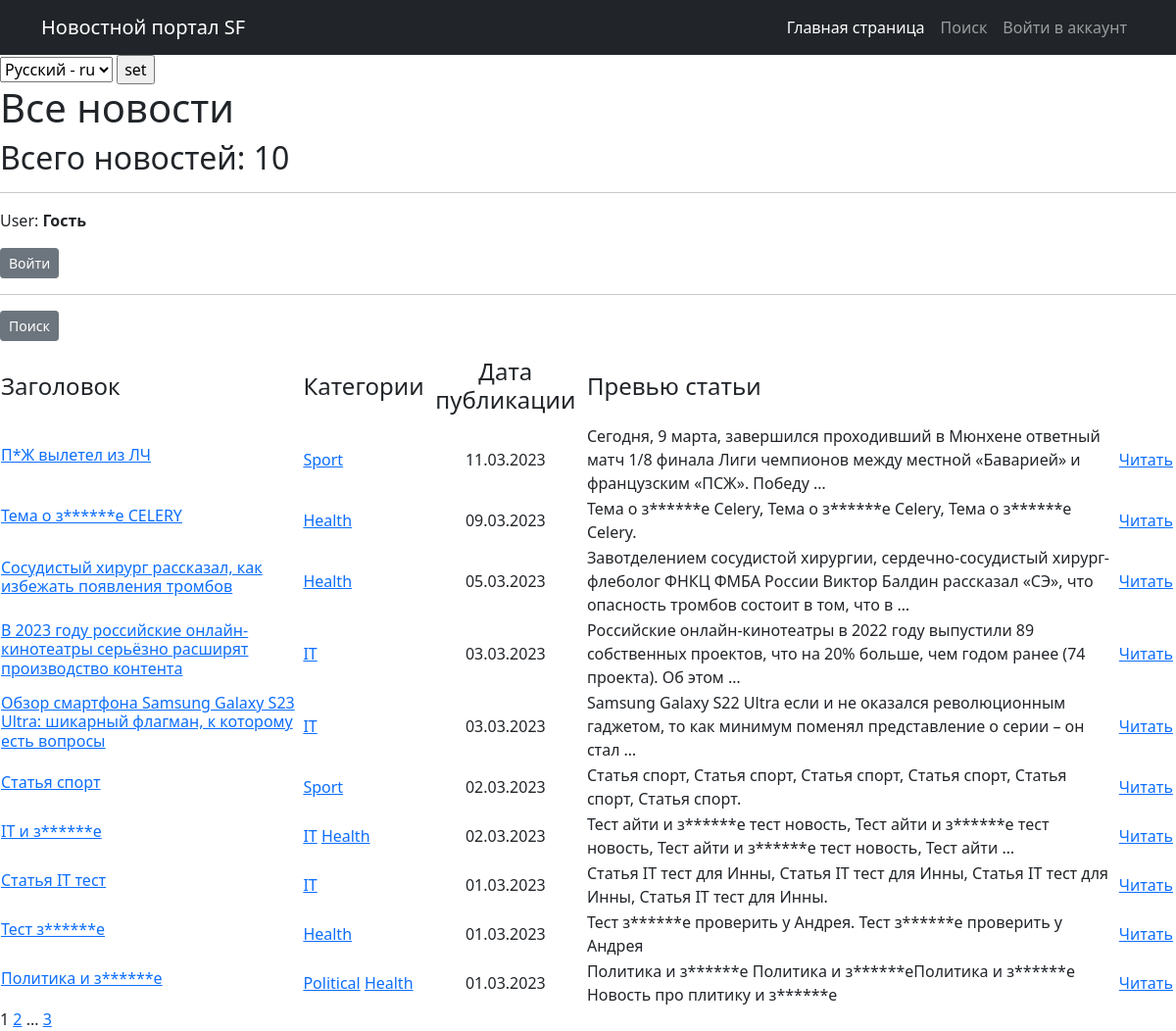
The page /news/ on the database as committed earlier.
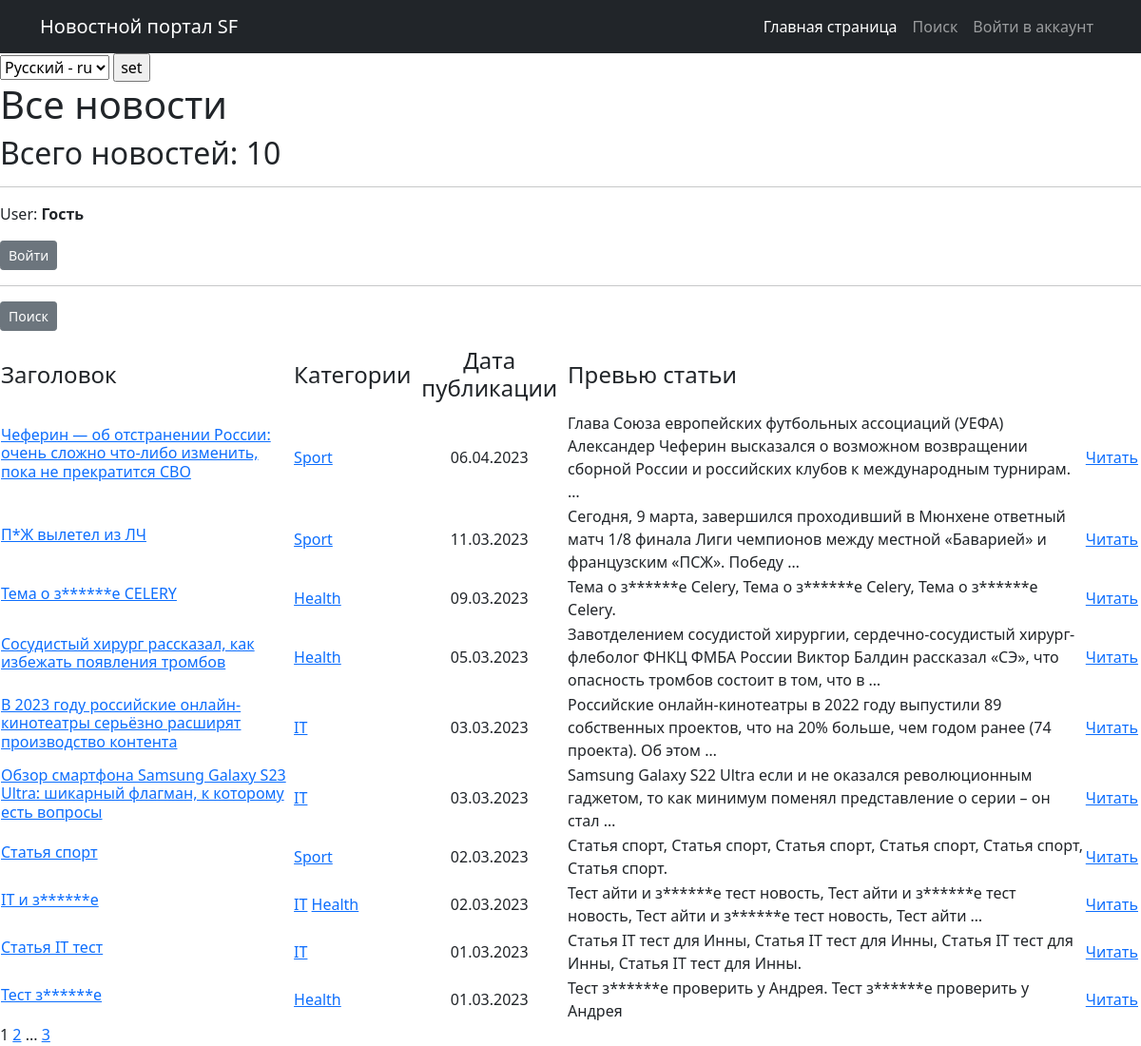
The same page on the database as committed later.
### news/models.py (models this page shows, shortened)
class Post(models.Model):
    news = 'NEWS'
    article = 'ART'
    TYPE = [
        (news, 'Новость'),
        (article, 'Статья')
    ]
    author = models.ForeignKey(Author, on_delete=models.CASCADE)
    category_type = models.CharField(max_length=4,
                                choices=TYPE,
                                default=news)
    time_add = models.DateTimeField(auto_now_add=True)
    category_post = models.ManyToManyField(Category, through='PostCategory')
    header_post = models.CharField(max_length=128)
    text = models.TextField()
    rating_post = models.SmallIntegerField(default=0)

class Category(models.Model):
    name_category = models.CharField(max_length=64, unique=True)
    subscribers = models.ManyToManyField(User, related_name='categories')
    def __str__(self):
        return f'{self.name_category}'

### news/views.py (the view)
# urls.py: path('', cache_page(5)(PostList.as_view()), name='post_list'),
class PostList(ListView):
    model = Post
    ordering = '-time_add'
    template_name = 'posts.html'
    context_object_name = 'posts'
    paginate_by = 10
    def get_context_data(self, **kwargs):
        context = super().get_context_data(**kwargs)
        context['is_author'] = self.request.user.groups.filter(name='authors').exists()
        return context

### news/templatetags/custom_filters.py (called while the page is built)
@register.filter()
def censor(value):
    bad_words = ['редиска','гад', 'здоровье', 'ПСЖ']
    if not isinstance(value, str):
        raise TypeError(f'Недопустимое значение{type(value)} Нужно ввести строковое значение')
    for word in value.split():
        if word.lower() in bad_words or word.upper() in bad_words:
            value = value.replace(word, f'{word[0]}{"*" * (len(word) - 2)}{word[-1]}')
    return value

### templates/posts.html (shortened to what this page needs)
{% extends 'flatpages/default.html' %}
{% load custom_filters %}
{% load i18n %}
{% block content %}
<form action="{% url 'set_language' %}" method="POST"> {% csrf_token %}
        {% get_current_language as LANGUAGE_CODE %}
        <select name="language" id="">
            {% get_available_languages as LANGUAGES %}
            {% get_language_info_list for LANGUAGES as languages %}
            {% for language in languages %}
                <option value="{{ language.code }}" {% if language.code == LANGUAGE_CODE %} selected {% endif %}>
                    {{ language.name_local }} - {{ language.code }}
                </option>
            {% endfor %}
        </select>
        <input type="submit" value="set">
    </form>
    <h1> {% trans "All news" %} </h1>
    <h2>Всего новостей: {{posts|length}}</h2>
    <hr>
    {% if user.is_authenticated %}
        <p>User: <strong>{{ user.get_username }}</strong></p>
        <p class="text-left"><a href="/accounts/logout" class="btn btn-secondary btn-sm">Выйти</a></p>
    {% else %}
        <p>User: <strong>Гость</strong></p>
        <p class="text-left"><a href="/accounts/login" class="btn btn-secondary btn-sm">Войти</a></p>
    {% endif %}
    <hr>
    <p class="text-left"><a href="{% url 'post_search' %}" class="btn btn-secondary btn-sm">Поиск</a></p>
    {% if posts %}
        <table>
            <tr>
                <td><h4>Заголовок</h4></td>
                <td><h4>Категории</h4></td>
                <td><h4 align="center">Дата публикации</h4></td>
                <td><h4>Превью статьи</h4></td>
            </tr>
            {% for post in posts %}
                <tr>
                    <td><h6><a href="{% url 'post_detail' post.id %}">{{post.header_post|censor}}</a></h6></td>
                    <td>{% for category in post.category_post.all %}
                            <a href="{% url 'category_list' category.id %}"> {{category}}</a>
                        {% endfor %}</td>
                    <td align="center">{{post.time_add|date:'d.m.Y'}}</td>
                    <td>{{post.text|truncatewords:20|censor}}</td>
                    <td><a href="{% url 'post_detail' pk=post.id %}">Читать</a></td>
                    <td>
                    </td>
                </tr>
            {% endfor %}
        </table>
    {% else %}
        <h2>Новостей нет...</h2>
    {% endif %}
    {{page_obj.number}}
    {% if page_obj.has_next %}
        <a href="?page={{page_obj.next_page_number}}" > {{ page_obj.next_page_number }}</a>
        {% if paginator.num_pages != page_obj.next_page_number %}
            ...
            <a href="?page={{ page_obj.paginator.num_pages }}">{{ page_obj.paginator.num_pages }}</a>
        {% endif %}
    {% endif %}
{% endblock content %}

Rows that differ between the two databases and show on the page:
no longer on this page (row unchanged): Post: header_post|censor "Политика и з******е", time_add "01.03.2023", text|censor "Политика и з******е Политика и з******еПолитика и з******е Новость про плитику и з******е", Category (name_category "Health")
no longer on this page (row unchanged): Category: name_category "Political", shown under "Политика и з******е"
added Post: header_post|censor "Чеферин — об отстранении России: очень сложно что‑либо изменить, пока не прекратится СВО", time_add "06.04.2023", text|censor "Глава Союза европейских футбольных ассоциаций (УЕФА) Александер Чеферин высказался о возможном возвращении сборной России и российских клубов к международным турнирам. …", Category (name_category "Sport")
